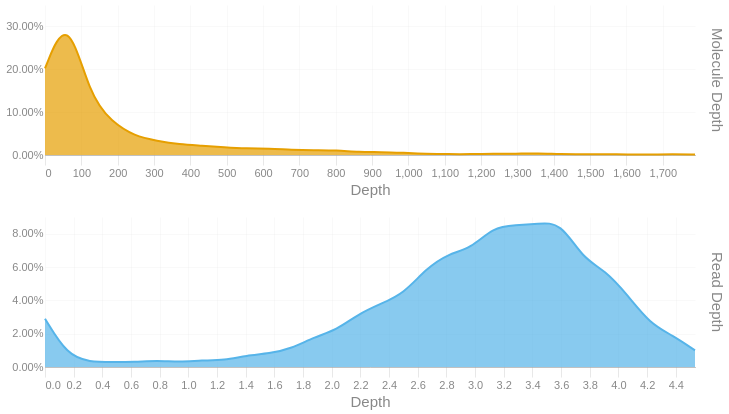

Write notebook code for a chart like this one.
### Code cell
readdep = depth_hist(tb['Read Depth'], q99, 3)
readdep = readdep.with_columns(pl.lit('Read Depth').alias('Metric'))
if not SKIPLR:
    moldep = depth_hist(tb['Molecule Depth'], mol_q99, 1)
    moldep = moldep.with_columns(pl.lit('Molecule Depth').alias('Metric'))
    _hist = pl.concat([readdep, moldep])
    _hist = _hist.filter(pl.col('Proportion') != 0)
    with SafeRender(_hist):
        (
            alt.Chart(_hist)        
            .mark_area(interpolate = "basis")
            .encode(
                x=alt.X('Bin:Q').scale(domainMin=0).axis(alt.Axis(title='Depth')),
                y = alt.Y('Proportion:Q', title = None).axis(format = '.2%'),
                color = alt.Color('Metric:N').legend(None),
                row = alt.Row("Metric:N").header(title = None, labelOrient = 'right'),
                tooltip = [
                    alt.Tooltip("Metric:N", title = "Metric"),
                    alt.Tooltip('Interval:N', title = "Depth Interval"),
                    alt.Tooltip('Proportion:Q', title = "% Alignments").format('.2%')
                ]
            )
            .resolve_scale(x='independent', y='independent')
            .properties(
                height = 150, width = 650,
                usermeta={'embedOptions': {'downloadFileName': f'{samplename}.depth.hist'}}
            )
        ).display()
else:
    readdep = readdep.filter(pl.col('Proportion') != 0)
    with SafeRender(readdep):
        (
            alt.Chart(readdep)        
            .mark_area(interpolate = "basis")
            .encode(
                x=alt.X('Bin:Q').scale(domainMin=0).axis(alt.Axis(title='Depth')),
                y = alt.Y('Proportion:Q', title = None).axis(format = '.2%'),
                tooltip = [
                    alt.Tooltip('Interval:N', title = "Depth Interval"),
                    alt.Tooltip('Proportion:Q', title = "% Alignments").format('.2%')
                ]
            )
            .properties(
                usermeta={'embedOptions': {'downloadFileName': f'{samplename}.depth.hist'}}
            )
        ).display()

### Figure 1 — Vega-Lite specification as saved in the notebook (floating-point values rounded to 4 significant figures)
{"width": 650, "height": 150, "config": {"title": {"anchor": "start", "dy": -15, "fontSize": 18, "color": "#888888", "subtitleColor": "#888888", "subtitleFontSize": 14}, "arc": {"fill": "#0072B2"}, "axis": {"domainColor": "#888888", "domainWidth": 0.5, "gridWidth": 0.2, "grid": false, "titleFontWeight": 400, "titleFontSize": 15, "labelFontSize": 11, "labelColor": "#888888", "tickColor": "#888888", "tickWidth": 0.2, "titleColor": "#888888"}, "axisBand": {"grid": false}, "axisX": {"grid": true, "tickSize": 10, "domainCap": "round"}, "axisY": {"domain": false, "grid": true, "tickSize": 0, "domainCap": "round"}, "background": "transparent", "header": {"labelFontSize": 15, "labelColor": "#888888", "titleFontSize": 15, "titleFontWeight": 600, "titleColor": "#888888"}, "legend": {"labelFont": "sans-serif", "labelFontSize": 12, "labelColor": "#888888", "symbolSize": 100, "symbolType": "circle", "titleFontSize": 12, "titlePadding": 10, "titleColor": "#888888", "title": null}, "range": {"category": ["#E69F00", "#56B4E9", "#009E73", "#F0E442", "#0072B2", "#D55E00", "#CC79A7", "#000000"], "diverging": ["#cfe8f3", "#a2d4ec", "#73bfe2", "#46abdb", "#1696d2", "#12719e"]}, "area": {"fill": "#0072B2", "fillOpacity": 0.7, "line": true, "strokeOpacity": 0.7}, "line": {"color": "#0072B2", "stroke": "#0072B2", "strokeWidth": 2}, "trail": {"color": "#0072B2", "stroke": "#0072B2", "strokeWidth": 0, "size": 1}, "point": {"filled": true, "fillOpacity": 1.0, "size": 95}, "text": {"color": "#888888", "fontSize": 11, "align": "right", "fontWeight": 400, "size": 11}, "bar": {"fill": "#0072B2", "stroke": null}, "view": {"stroke": null, "continuousWidth": 660, "continuousHeight": 400}}, "data": {"name": "data-12b81ac5c6b5ac7f8cfae28efb554022"}, "mark": {"type": "area", "interpolate": "basis"}, "encoding": {"color": {"field": "Metric", "legend": null, "type": "nominal"}, "row": {"field": "Metric", "header": {"title": null, "labelOrient": "right"}, "type": "nominal"}, "tooltip": [{"field": "Metric", "title": "Metric", "type": "nominal"}, {"field": "Interval", "title": "Depth Interval", "type": "nominal"}, {"field": "Proportion", "format": ".2%", "title": "% Alignments", "type": "quantitative"}], "x": {"axis": {"title": "Depth"}, "field": "Bin", "scale": {"domainMin": 0}, "type": "quantitative"}, "y": {"axis": {"format": ".2%"}, "field": "Proportion", "title": null, "type": "quantitative"}}, "resolve": {"scale": {"x": "independent", "y": "independent"}}, "usermeta": {"embedOptions": {"downloadFileName": "S3_Annapolis_290.depth.hist"}}, "$schema": "https://vega.github.io/schema/vega-lite/v6.1.0.json", "datasets": {"data-12b81ac5c6b5ac7f8cfae28efb554022": [{"Bin": 0.0, "Interval": "0.0-0.156", "Proportion": 0.029, "Metric": "Read Depth"}, {"Bin": 0.156, "Interval": "0.156-0.313", "Proportion": 0.007, "Metric": "Read Depth"}, {"Bin": 0.313, "Interval": "0.313-0.469", "Proportion": 0.003, "Metric": "Read Depth"}, {"Bin": 0.469, "Interval": "0.469-0.625", "Proportion": 0.003, "Metric": "Read Depth"}, {"Bin": 0.625, "Interval": "0.625-0.782", "Proportion": 0.003, "Metric": "Read Depth"}, {"Bin": 0.782, "Interval": "0.782-0.938", "Proportion": 0.004, "Metric": "Read Depth"}, {"Bin": 0.938, "Interval": "0.938-1.094", "Proportion": 0.003, "Metric": "Read Depth"}, {"Bin": 1.094, "Interval": "1.094-1.251", "Proportion": 0.004, "Metric": "Read Depth"}, {"Bin": 1.251, "Interval": "1.251-1.407", "Proportion": 0.004, "Metric": "Read Depth"}, {"Bin": 1.407, "Interval": "1.407-1.563", "Proportion": 0.007, "Metric": "Read Depth"}, {"Bin": 1.563, "Interval": "1.563-1.72", "Proportion": 0.008, "Metric": "Read Depth"}, {"Bin": 1.72, "Interval": "1.72-1.876", "Proportion": 0.011, "Metric": "Read Depth"}, {"Bin": 1.876, "Interval": "1.876-2.032", "Proportion": 0.018, "Metric": "Read Depth"}, {"Bin": 2.032, "Interval": "2.032-2.189", "Proportion": 0.022, "Metric": "Read Depth"}, {"Bin": 2.189, "Interval": "2.189-2.345", "Proportion": 0.032, "Metric": "Read Depth"}, {"Bin": 2.345, "Interval": "2.345-2.501", "Proportion": 0.038, "Metric": "Read Depth"}, {"Bin": 2.501, "Interval": "2.501-2.658", "Proportion": 0.044, "Metric": "Read Depth"}, {"Bin": 2.658, "Interval": "2.658-2.814", "Proportion": 0.059, "Metric": "Read Depth"}, {"Bin": 2.814, "Interval": "2.814-2.97", "Proportion": 0.068, "Metric": "Read Depth"}, {"Bin": 2.97, "Interval": "2.97-3.127", "Proportion": 0.071, "Metric": "Read Depth"}, {"Bin": 3.127, "Interval": "3.127-3.283", "Proportion": 0.084, "Metric": "Read Depth"}, {"Bin": 3.283, "Interval": "3.283-3.439", "Proportion": 0.085, "Metric": "Read Depth"}, {"Bin": 3.439, "Interval": "3.439-3.596", "Proportion": 0.086, "Metric": "Read Depth"}, {"Bin": 3.596, "Interval": "3.596-3.752", "Proportion": 0.087, "Metric": "Read Depth"}, {"Bin": 3.752, "Interval": "3.752-3.908", "Proportion": 0.065, "Metric": "Read Depth"}, {"Bin": 3.908, "Interval": "3.908-4.065", "Proportion": 0.058, "Metric": "Read Depth"}, {"Bin": 4.065, "Interval": "4.065-4.221", "Proportion": 0.043, "Metric": "Read Depth"}, {"Bin": 4.221, "Interval": "4.221-4.377", "Proportion": 0.026, "Metric": "Read Depth"}, {"Bin": 4.377, "Interval": "4.377-4.534", "Proportion": 0.019, "Metric": "Read Depth"}, {"Bin": 4.534, "Interval": "4.534-4.69", "Proportion": 0.01, "Metric": "Read Depth"}, {"Bin": 0.0, "Interval": "0.0-61.7", "Proportion": 0.202, "Metric": "Molecule Depth"}, {"Bin": 61.7, "Interval": "61.7-123.3", "Proportion": 0.333, "Metric": "Molecule Depth"}, {"Bin": 123.3, "Interval": "123.3-185.0", "Proportion": 0.137, "Metric": "Molecule Depth"}, {"Bin": 185.0, "Interval": "185.0-246.7", "Proportion": 0.076, "Metric": "Molecule Depth"}, {"Bin": 246.7, "Interval": "246.7-308.4", "Proportion": 0.044, "Metric": "Molecule Depth"}, {"Bin": 308.4, "Interval": "308.4-370.0", "Proportion": 0.033, "Metric": "Molecule Depth"}, {"Bin": 370.0, "Interval": "370.0-431.7", "Proportion": 0.025, "Metric": "Molecule Depth"}, {"Bin": 431.7, "Interval": "431.7-493.4", "Proportion": 0.022, "Metric": "Molecule Depth"}, {"Bin": 493.4, "Interval": "493.4-555.1", "Proportion": 0.018, "Metric": "Molecule Depth"}, {"Bin": 555.1, "Interval": "555.1-616.7", "Proportion": 0.015, "Metric": "Molecule Depth"}, {"Bin": 616.7, "Interval": "616.7-678.4", "Proportion": 0.015, "Metric": "Molecule Depth"}, {"Bin": 678.4, "Interval": "678.4-740.1", "Proportion": 0.012, "Metric": "Molecule Depth"}, {"Bin": 740.1, "Interval": "740.1-801.7", "Proportion": 0.011, "Metric": "Molecule Depth"}, {"Bin": 801.7, "Interval": "801.7-863.4", "Proportion": 0.011, "Metric": "Molecule Depth"}, {"Bin": 863.4, "Interval": "863.4-925.1", "Proportion": 0.007, "Metric": "Molecule Depth"}, {"Bin": 925.1, "Interval": "925.1-986.8", "Proportion": 0.007, "Metric": "Molecule Depth"}, {"Bin": 986.8, "Interval": "986.8-1048.4", "Proportion": 0.005, "Metric": "Molecule Depth"}, {"Bin": 1048.0, "Interval": "1048.4-1110.1", "Proportion": 0.003, "Metric": "Molecule Depth"}, {"Bin": 1110.0, "Interval": "1110.1-1171.8", "Proportion": 0.002, "Metric": "Molecule Depth"}, {"Bin": 1172.0, "Interval": "1171.8-1233.4", "Proportion": 0.002, "Metric": "Molecule Depth"}, {"Bin": 1233.0, "Interval": "1233.4-1295.1", "Proportion": 0.003, "Metric": "Molecule Depth"}, {"Bin": 1295.0, "Interval": "1295.1-1356.8", "Proportion": 0.003, "Metric": "Molecule Depth"}, {"Bin": 1357.0, "Interval": "1356.8-1418.5", "Proportion": 0.004, "Metric": "Molecule Depth"}, {"Bin": 1418.0, "Interval": "1418.5-1480.1", "Proportion": 0.002, "Metric": "Molecule Depth"}, {"Bin": 1480.0, "Interval": "1480.1-1541.8", "Proportion": 0.002, "Metric": "Molecule Depth"}, {"Bin": 1542.0, "Interval": "1541.8-1603.5", "Proportion": 0.002, "Metric": "Molecule Depth"}, {"Bin": 1604.0, "Interval": "1603.5-1665.2", "Proportion": 0.001, "Metric": "Molecule Depth"}, {"Bin": 1665.0, "Interval": "1665.2-1726.8", "Proportion": 0.001, "Metric": "Molecule Depth"}, {"Bin": 1727.0, "Interval": "1726.8-1788.5", "Proportion": 0.002, "Metric": "Molecule Depth"}, {"Bin": 1788.0, "Interval": "1788.5-1850.17", "Proportion": 0.001, "Metric": "Molecule Depth"}]}}
